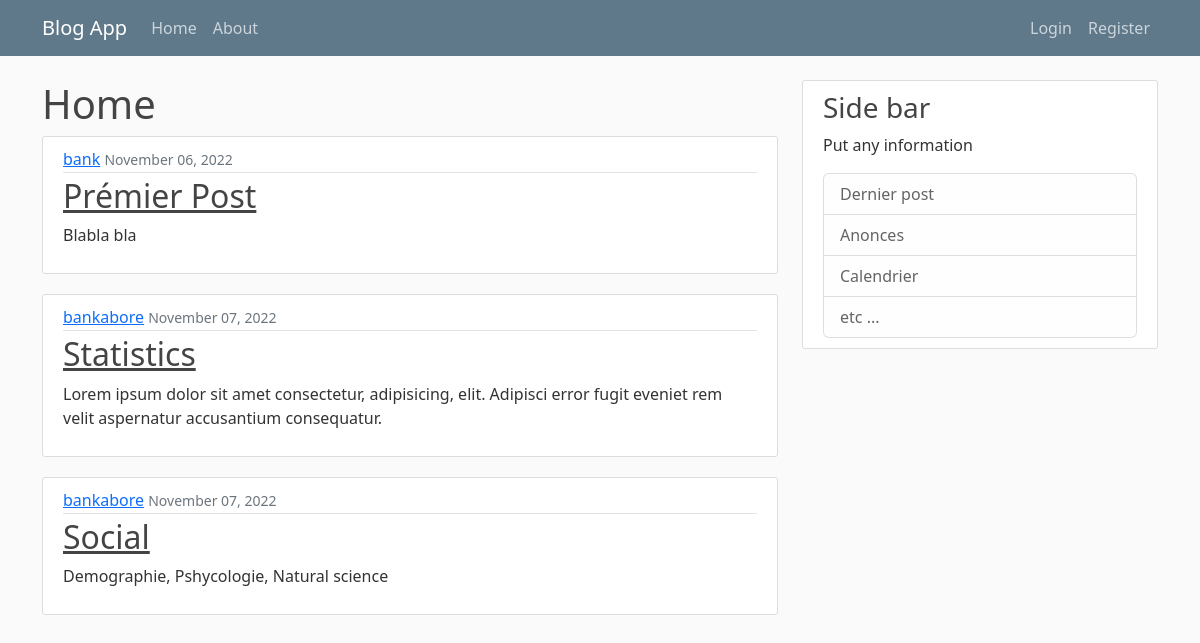
The page / on the database its author committed.
### blog/models.py (models this page shows)
class Post(models.Model):
	title = models.CharField(max_length=100)
	content = models.TextField()
	date_posted = models.DateTimeField(default = timezone.now)
	author = models.ForeignKey(User , on_delete = models.CASCADE)

### blog/views.py (the view)
# urls.py: path('', views.home, name='blog-home'),
def home(request):
	posts = Post.objects.all()
	context = { 'posts':posts}
	return render(request,"pages/home.html",context)

### blog/templates/pages/home.html
{% extends "layout/base.html" %}
{% block content %}
	<h1>Home</h1>
	{% for post in posts %}
		<article class="media content-section">
          <div class="media-body">
            <div class="article-metadata">
              <a class="mr-2" href="#">{{ post.author }}</a>
              <small class="text-muted">{{ post.date_posted|date:"F d, Y" }}</small>
            </div>
            <h2><a class="article-title" href="#">{{ post.title }}</a></h2>
            <p class="article-content">{{ post.content }}</p>
          </div>
        </article>
	{% endfor %}
{% endblock %}

### blog/templates/layout/base.html (shortened to what this page needs)
{% load static %}
<!doctype html>
	<html lang="en">
	<head>
		<link href="https://cdn.jsdelivr.net/npm/bootstrap@5.2.2/dist/css/bootstrap.min.css" rel="stylesheet">
		<link rel="stylesheet" type="text/css" href="{% static 'blog/main.css' %}">
	</head>
	<body>
		<header class="site-header">
			<nav class="navbar navbar-expand-md navbar-dark bg-steel fixed-top">
				<div class="container">
					<a class="navbar-brand" href="#">Blog App</a>
					<div class="collapse navbar-collapse" id="navbarSupportedContent">
						<ul class="navbar-nav me-auto mb-2 mb-lg-0">
							<li class="nav-item">
								<a class="nav-link active" aria-current="page" href="{% url 'blog-home' %}">Home</a>
							</li>
							<li class="nav-item">
								<a class="nav-link" href="{% url 'blog-about' %}">About</a>
							</li>
						</ul>
						<div class="navbar-nav">
			              <a class="nav-item nav-link" href="#">Login</a>
			              <a class="nav-item nav-link" href="#">Register</a>
			            </div>
					</div>
				</div>
			</nav>
		</header>
		<main class="container" role="main">
			<div class="row">
				<div class="col-md-8">
					{% block content %}
					{% endblock %}
				</div>
				<div class="col-md-4">
					<div class="content-section">
						<h3>Side bar</h3>
						<p>Put any information</p>
						<ul class="list-group">
						    <li class="list-group-item list-group-item-light">Dernier post</li>
						    <li class="list-group-item list-group-item-light">Anonces</li>
						    <li class="list-group-item list-group-item-light">Calendrier</li>
						    <li class="list-group-item list-group-item-light">etc ... </li>
						</ul>
					</div>
				</div>
			</div>
		</main>
	</body>
	</html>

### blog/static/blog/main.css (style rules this page uses)
body { background: #fafafa; color: #333333; margin-top: 5rem; }
h1, h2, h3, h4, h5, h6 { color: #444444; }
ul { margin: 0; }
.bg-steel { background-color: #5f788a; }
.site-header .navbar-nav .nav-link { color: #cbd5db; }
.site-header .navbar-nav .nav-link.active { font-weight: 500; }
.content-section { background: #ffffff; padding: 10px 20px; border: 1px solid #dddddd; border-radius: 3px; margin-bottom: 20px; }
.article-title { color: #444444; }
.article-content { white-space: pre-line; }
.article-metadata { padding-bottom: 1px; margin-bottom: 4px; border-bottom: 1px solid #e3e3e3 }

### rows shown on the page
Post: author "bank", date_posted "November 06, 2022", title "Prémier Post", content "Blabla bla"
Post: author "bankabore", date_posted "November 07, 2022", title "Statistics", content "Lorem ipsum dolor sit amet consectetur, adipisicing, elit. Adipisci error fugit eveniet rem velit aspernatur accusantium consequatur."
Post: author "bankabore", date_posted "November 07, 2022", title "Social", content "Demographie, Pshycologie, Natural science"
